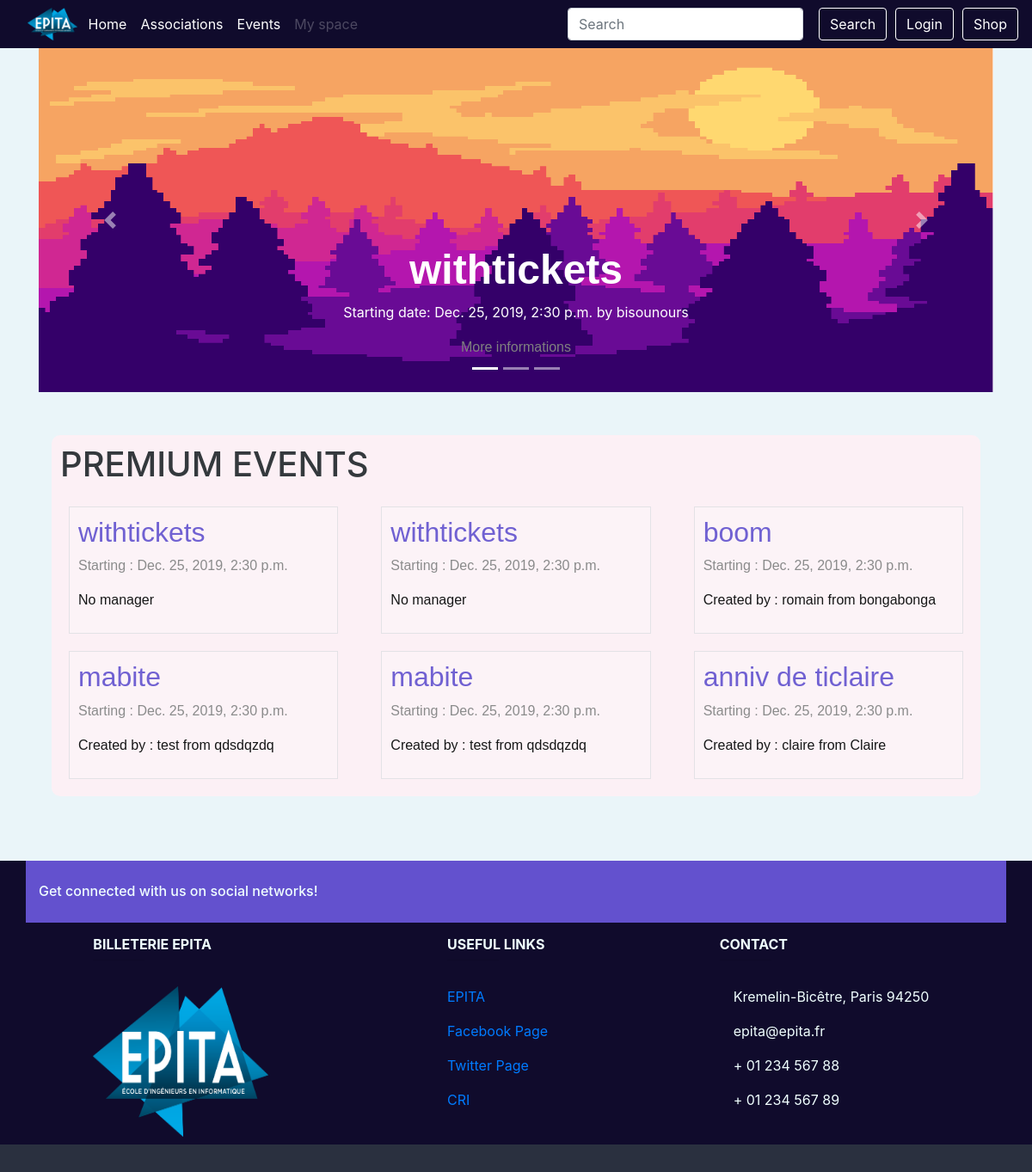
The app's page /, older data.
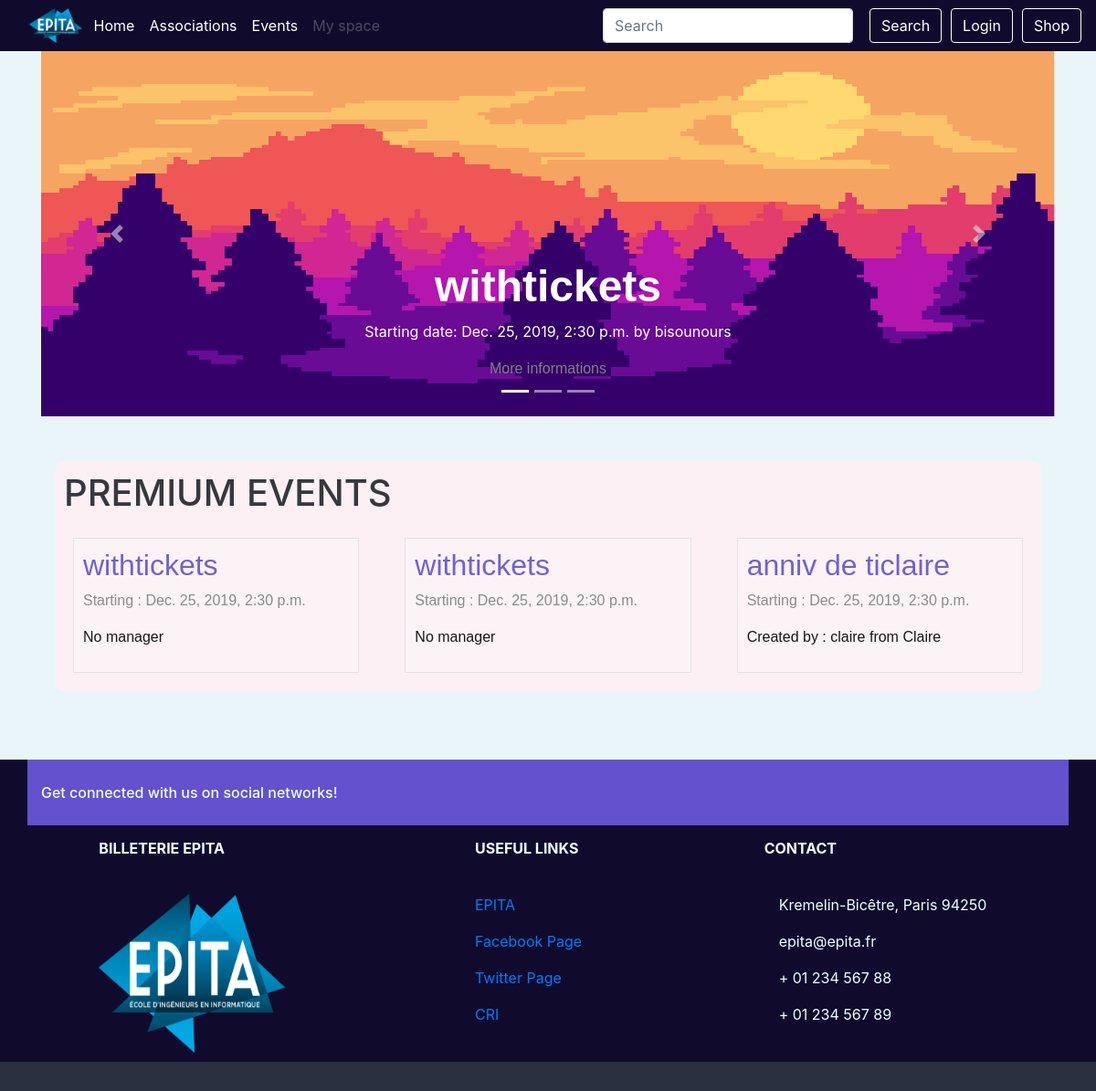
The same page, newer data.
### event/models.py (models this page shows, shortened)
class Event(models.Model):
    PENDING = 'P'
    APPROVED = 'A'
    REFUSED = 'R'
    CANCELED = 'C'
    EVENT_STATE_CHOICES = (
        (PENDING, _("Pending")),
        (APPROVED, _("Approved")),
        (REFUSED, _("Refused")),
        (CANCELED, _("Canceled")),
    )
    title = models.CharField(_("Title of the event"), max_length=64)
    event_state = models.CharField(_("State of the event"), max_length=1,
                                   choices=EVENT_STATE_CHOICES,
                                   default=PENDING)
    manager_id = models.ForeignKey(Manager, on_delete=models.SET_NULL,
                                   null=True, blank=True)
    start = models.DateTimeField(_("Start date and time"))
    end = models.DateTimeField(_("End date and time"))
    assos_id = models.ForeignKey(Association, on_delete=models.CASCADE,
                                 related_name='events')
    address_id = AddressField(on_delete=models.PROTECT)
    premium_flag = models.BooleanField(_("Premium"), default=False)
    class Meta:
        verbose_name = (_("Event"))
        verbose_name_plural = (_("Events"))
        permissions = (
            ('access_dashboard', 'User can access this event\'s dashboard'),
            ('change_state', 'User can the event\'s state'),
        )

class Association(models.Model):
    name = models.CharField(_("Name"), max_length=64, unique=True)
    class Meta:
        verbose_name = _("Association")
        verbose_name_plural = _("Associations")
        permissions = (
            ('create_event', 'User can create an event'),
            ('manage_member', 'User can add and remove a member'),
            ('choose_staff', 'User can choose staff'),
            ('manage_manager', 'User can add and remove managers'),
        )
    def __str__(self):
        return '%s' % (self.name)

class Manager(models.Model):
    user = models.ForeignKey(User, on_delete=models.CASCADE,
                             related_name="managerships")
    assos_id = models.ForeignKey(Association, on_delete=models.CASCADE,
                                 related_name='managers')
    member = CompositeOneToOneField(Member, on_delete=models.CASCADE,
                                    to_fields={"assos_id", "user"})
    class Meta:
        verbose_name = _("Member of the Bureau")
        verbose_name_plural = _("Members of the Bureau")
    def __str__(self):
        return '%s from %s' % (self.user.username, self.assos_id.name)

### event/views.py (the view)
# urls.py: path('', views.IndexView.as_view(), name='index'),
class IndexView(generic.ListView):
    template_name = 'index.html'
    context_object_name = 'events'
    def get_queryset(self):
        return Event.objects.filter(premium_flag=True).exclude(start__lte=timezone.now()).order_by('start')

### shop/cart.py (called while the page is built)
def _cart_id(request):
    if 'cart_id' not in request.session:
        request.session['cart_id'] = _generate_cart_id()
    return request.session['cart_id']

def _generate_cart_id():
    import string, random
    return ''.join([random.choice(string.ascii_letters + string.digits) for _ in range(50)])

def get_all_cart_items(request):
    return CartItem.objects.filter(cart_id = _cart_id(request))

def item_count(request):
    return get_all_cart_items(request).count()

### shop/context_processor.py (called while the page is built)
def cart_item_count(request):
    item_count = cart.item_count(request)
    return {'cart_item_count' : item_count }

### templates/index.html (shortened to what this page needs)
{% extends "base.html" %}
{% load guardian_tags %}
{% load static %}
{%block content %}
    <div class="main_body">
        <div style="
            margin-bottom:50px;
        " id="carouselExampleIndicators" class="carousel slide" data-ride="carousel">
            <ol class="carousel-indicators">
                <li data-target="#carouselExampleIndicators" data-slide-to="0" class="active"></li>
                <li data-target="#carouselExampleIndicators" data-slide-to="1"></li>
                <li data-target="#carouselExampleIndicators" data-slide-to="2"></li>
            </ol>
            <div class="carousel-inner">
                <div class="carousel-item active">
                    <img style="height:400px; width:max-content;" class="d-block w-100" src="{% static "img/index_event_carousel.png" %}" alt="First slide">
                    <div class="carousel-caption d-none d-md-block">
                        {% if events.0 %}
                        <h1 class="carousel-title">{{ events.0.title }}</h1>
                        <p>Starting date: {{ events.0.start }} by {{ events.0.assos_id }}</p>
                        <a class="event-link" href="{% url 'event:event_detail' events.0.id %}">
                            More informations
                        </a>
                        {% endif %}
                    </div>
                </div>
            </div>
            <a class="carousel-control-prev" href="#carouselExampleIndicators" role="button" data-slide="prev">
                <span class="carousel-control-prev-icon" aria-hidden="true"></span>
            </a>
            <a class="carousel-control-next" href="#carouselExampleIndicators" role="button" data-slide="next">
                <span class="carousel-control-next-icon" aria-hidden="true"></span>
            </a>
        </div>
        <div class="container-fluid actu-wraper">
            <div class="container actu">
                <h1 style="margin-bottom:15px;">PREMIUM EVENTS</h1>
                {% if events %}
                <div class="row">
                    {% for event in events %}
                    <article class="col-xs-12 col-sm-12 col-md-4 col-lg-4">
                            <a class="event-link" href="{% url 'event:event_detail' event.id %}">
                                <div class="event-block">
                                <h1 style="font-size:2rem; color:#6351ce;">{{ event.title }}</h1>
                                <p>Starting : {{ event.start }}</p>
                                {% if event.manager_id %}
                                <p style="color:black;">Created by : {{event.manager_id}}</p>
                                {% else %}
                                <p style="color:black;">No manager</p>
                                {% endif %}
                            </div>
                        </a>
                    </article>
                    {% endfor %}
                </div>
                {% else %}
                    <p style="font-size:2rem; padding-left:50px;">No events yet</p>
                {% endif %}
            </div>
        </div>
    </div>
{% endblock content %}

### templates/base.html (shortened to what this page needs)
<!DOCTYPE html>
<html lang="en">
  <head>
    {% load static %}
    <link rel="stylesheet" href="{% static "css/bootstrap.css" %}">
    <link rel="stylesheet" href="{% static "css/style.css" %}">
</head>
<body>
    <div>{% block navbar %}{% include "includes/mainmenu.html" %}{% endblock navbar %}</div>
    <main class="container">
        <div id="content">
            {% block content %}{% endblock %}
        </div>
    </main>
    <div>
    {% block footer %}
    <footer class="page-footer font-small unique-color-dark">
          <div class="container page-footer-top">
            <div class="row py-4 d-flex align-items-center">
              <div class="col-md-6 col-lg-5 text-center text-md-left mb-4 mb-md-0">
                <h6 class="mb-0">Get connected with us on social networks!</h6>
              </div>
              <div class="col-md-6 col-lg-7 text-center text-md-right">
                <a class="fb-ic">
                </a>
                <a class="tw-ic">
                </a>
                <a class="gplus-ic">
                </a>
                <a class="li-ic">
                </a>
              </div>
            </div>
          </div>
        <div class="container text-center text-md-left mt-5 footer-size">
          <div class="row mt-3">
            <div class="col-md-3 col-lg-4 col-xl-3 mx-auto mb-4">
              <h6 class="text-uppercase font-weight-bold">Billeterie EPITA</h6>
              <hr class="deep-purple accent-2 mb-4 mt-0 d-inline-block mx-auto" style="width: 60px;">
              <img src="{% static "img/logo-epita.png" %}" style="height:80%; width:80%;">
            </div>
            <div class="col-md-3 col-lg-2 col-xl-2 mx-auto mb-4">
              <h6 class="text-uppercase font-weight-bold">Useful links</h6>
              <hr class="deep-purple accent-2 mb-4 mt-0 d-inline-block mx-auto" style="width: 60px;">
              <p>
                <a target="_blank" href="https://www.epita.fr/">EPITA</a>
              </p>
              <p>
                <a target="_blank" href="https://www.facebook.com/epita/">Facebook Page</a>
              </p>
              <p>
                <a target="_blank" href="https://twitter.com/epita">Twitter Page</a>
              </p>
              <p>
                <a target="_blank" href="https://cri.epita.fr">CRI</a>
              </p>
            </div>
            <div class="col-md-4 col-lg-3 col-xl-3 mx-auto mb-md-0 mb-4">
              <h6 class="text-uppercase font-weight-bold">Contact</h6>
              <hr class="deep-purple accent-2 mb-4 mt-0 d-inline-block mx-auto" style="width: 60px;">
              <p>
                Kremelin-Bicêtre, Paris 94250</p>
              <p>
                 epita@epita.fr</p>
              <p>
                 + 01 234 567 88</p>
              <p>
                 + 01 234 567 89</p>
            </div>
          </div>
        </div>
        <div class="footer-copyright text-center py-3">
        </div>
    </footer>
    {% endblock footer %}
    </div>
</body>
</html>

### templates/includes/mainmenu.html (shortened to what this page needs)
{% load static %}
<nav class="navbar navbar-dark navbar-expand-lg navbar-style">
  <div class="collapse navbar-collapse" id="navbarSupportedContent">
      <img src="{% static "img/logo-epita.png" %}" style="height:5%; width:5%; margin-right:5px;">
    <ul class="navbar-nav mr-auto">
      <li class="nav-item active">
          <a class="nav-link" href="{% url 'event:index' %}">Home <span class="sr-only">(current)</span></a>
      </li>
      <li class="nav-item active">
          <a class="nav-link" href="{% url 'event:assos' %}">Associations</a>
      </li>
      <li class="nav-item active">
          <a class="nav-link" href="{% url 'event:events' %}">Events</a>
      </li>
      {% if user.is_authenticated %}
      <li class="nav-item dropdown">
        <a class="nav-link dropdown-toggle" href="#" id="navbarDropdown" role="button" data-toggle="dropdown" aria-haspopup="true" aria-expanded="false">
          My space
        </a>
        <div class="dropdown-menu" aria-labelledby="navbarDropdown">
          <a class="dropdown-item" href="{% url 'event:profile' %}">My profile</a>
          <a class="dropdown-item" href="{% url 'event:my_assos' %}">My associations</a>
          <a class="dropdown-item" href="{% url 'show_cart' %}">My cart</a>
          <div class="dropdown-divider"></div>
          <a class="dropdown-item" href="#">My upcoming events</a>
        </div>
      </li>
    {% else %}
      <li class="nav-item">
        <a class="nav-link disabled" href="#">My space</a>
      </li>
    {% endif %}
    </ul>
    <form class="form-inline my-2 my-lg-0">
      <input class="form-control mr-sm-2" type="search" placeholder="Search" aria-label="Search">
      <button class="btn btn-outline-success my-2 my-sm-0 btn-nav" type="submit">Search</button>
    </form>
    {% if user.is_authenticated %}
        <a href="{% url 'logout' %}"><button class="btn btn-outline-success my-2 my-sm-0 btn-nav">Logout</button></a>
    {% else %}
        <a href="{% url 'login' %}"><button class="btn btn-outline-success my-2 my-sm-0 btn-nav">Login</button></a>
    {% endif %}
        <a href="{% url 'event:shop' %}"><button class="btn btn-outline-success my-2 my-sm-0 btn-nav">Shop</button></a>
  </div>
</nav>

### static/css/style.css (style rules this page uses)
body { background-color:#eaf5f9; background-position: center; background-size: cover; }
.actu { background-color: lavenderblush; padding: 10px; margin-bottom: 75px; border-radius: 10px; opacity: 0.9; }
.page-footer-top { background-color: #6351ce; }
.page-footer { color: azure; background-color: #100b2c; border: 5px; }
.footer-copyright { background-color:#2a303f; }
.footer-size { margin-top:0px !important; }
.event-block { border: solid 1px #e3e0e5; padding: 10px; margin: 10px; background-color:#fff3f7; }
.event-link { font-family: 'Lucida Sans Unicode', 'Lucida Grande', sans-serif; color: grey; }
.navbar-style { background-color:#100b2c; }
.btn-nav { margin-left:10px; color:white; border-color: white; }
.carousel-title { font-size: 3rem; font-weight: bold; font-family: 'Lucida Sans Unicode', 'Lucida Grande', sans-serif; }

Row changes from the older to the newer data that the page shows:
removed Event: title "boom", start "Dec. 25, 2019, 2:30 p.m.", manager_id "romain from bongabonga"
removed Event: title "mabite", start "Dec. 25, 2019, 2:30 p.m.", manager_id "test from qdsdqzdq"
removed Event: title "mabite", start "Dec. 25, 2019, 2:30 p.m.", manager_id "test from qdsdqzdq"
